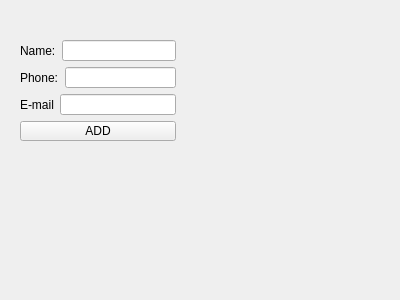
<?xml version="1.0" encoding="UTF-8"?>
<ui version="4.0">
 <class>addContact</class>
 <widget class="QWidget" name="addContact">
  <property name="geometry">
   <rect>
    <x>0</x>
    <y>0</y>
    <width>400</width>
    <height>300</height>
   </rect>
  </property>
  <property name="windowTitle">
   <string>Form</string>
  </property>
  <widget class="QWidget" name="layoutWidget">
   <property name="geometry">
    <rect>
     <x>20</x>
     <y>40</y>
     <width>156</width>
     <height>101</height>
    </rect>
   </property>
   <layout class="QVBoxLayout" name="verticalLayout">
    <item>
     <layout class="QHBoxLayout" name="horizontalLayout">
      <item>
       <widget class="QLabel" name="name_label">
        <property name="text">
         <string>Name:</string>
        </property>
       </widget>
      </item>
      <item>
       <widget class="QLineEdit" name="name"/>
      </item>
     </layout>
    </item>
    <item>
     <layout class="QHBoxLayout" name="horizontalLayout_2">
      <item>
       <widget class="QLabel" name="phone">
        <property name="text">
         <string>Phone:</string>
        </property>
       </widget>
      </item>
      <item>
       <widget class="QLineEdit" name="lineEdit_2"/>
      </item>
     </layout>
    </item>
    <item>
     <layout class="QHBoxLayout" name="horizontalLayout_3">
      <item>
       <widget class="QLabel" name="mail_label">
        <property name="text">
         <string>E-mail</string>
        </property>
       </widget>
      </item>
      <item>
       <widget class="QLineEdit" name="mail"/>
      </item>
     </layout>
    </item>
    <item>
     <widget class="QPushButton" name="add">
      <property name="text">
       <string>ADD</string>
      </property>
     </widget>
    </item>
   </layout>
  </widget>
 </widget>
 <resources/>
 <connections/>
</ui>
